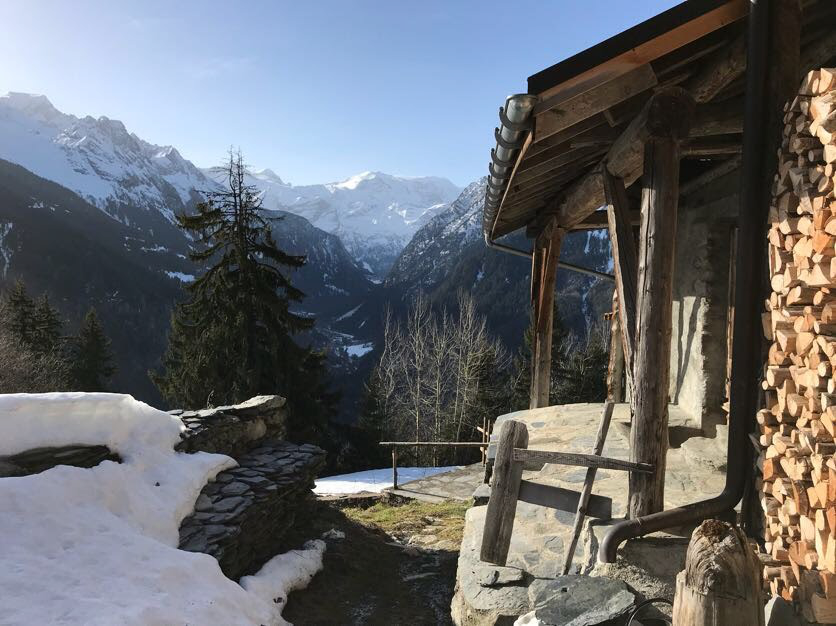
#> input picture steganographie/image/stegano.png, 836 x 626 px
$ python image_dec.py
#> lines starting #> are read from the running program, lines starting #| are printed output that depends on the picture; after the words box and inside, x2 and y2 are one past the last pixel; in counts of white or black regions, pixels touching at a corner belong together
from PIL import Image, ImageMath

stegged=Image.open("stegano.png")
#> stegged is the input picture: PIL image 836x626 RGB; mean R, G, B 103.1, 105.3, 109
red, green, blue = stegged.split()
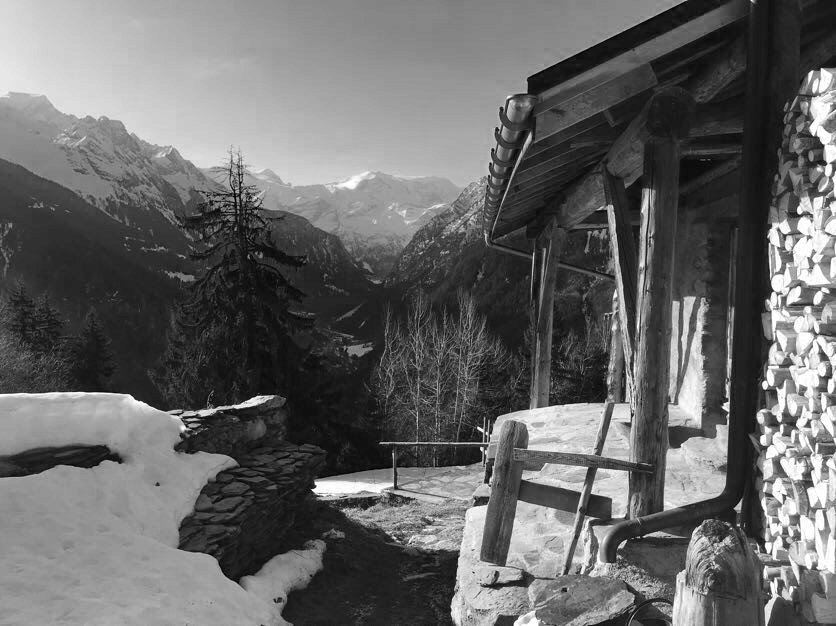
#> red: PIL image 836x626 L; min 0, max 255, mean 103.1
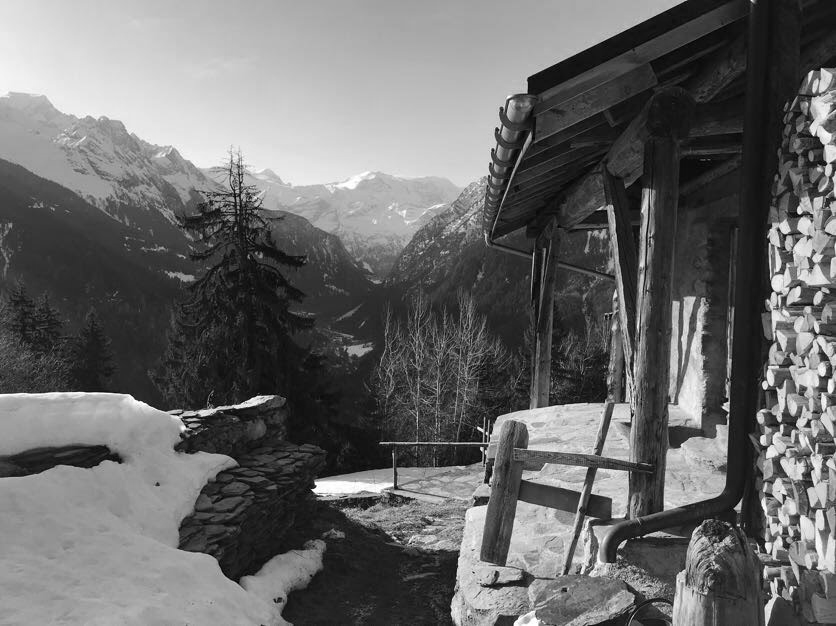
#> green: PIL image 836x626 L; min 0, max 255, mean 105.3
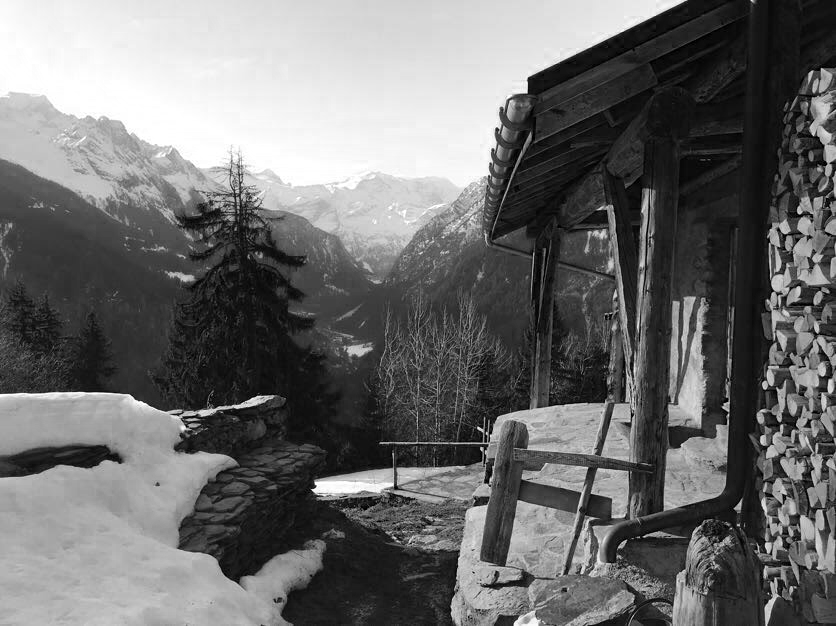
#> blue: PIL image 836x626 L; min 0, max 255, mean 109
secret=ImageMath.eval("(a&0x1)*255",a=red) # convert to 0 or 255
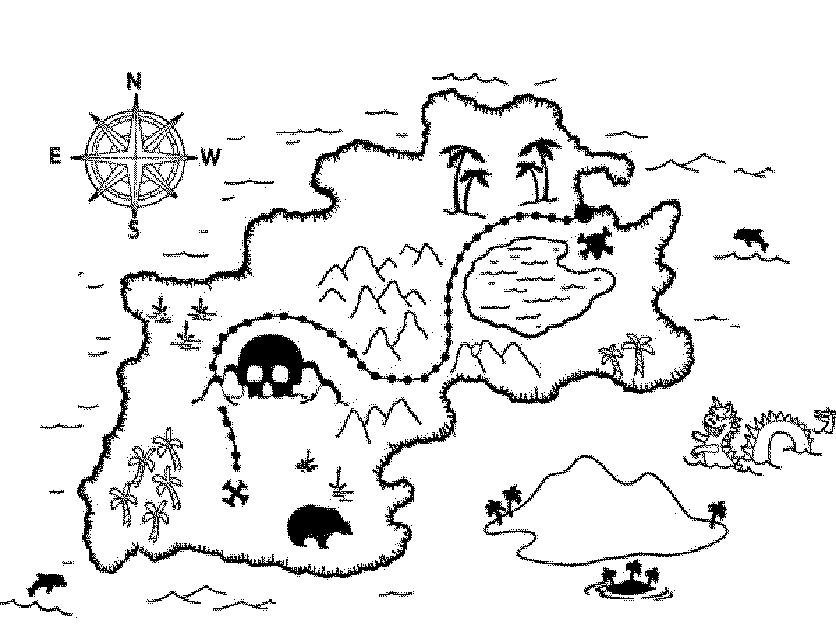
#> secret: PIL image 836x626 I; 91.2% white; 927 black regions (850 under 20 px), largest, box (x1, y1, x2, y2) and area: (77, 88, 695, 578) 20246, (70, 93, 198, 219) 2482, (483, 455, 729, 567) 2250
secret=secret.convert("L")
secret.show()
secret.save("secret-retrouve.png")
